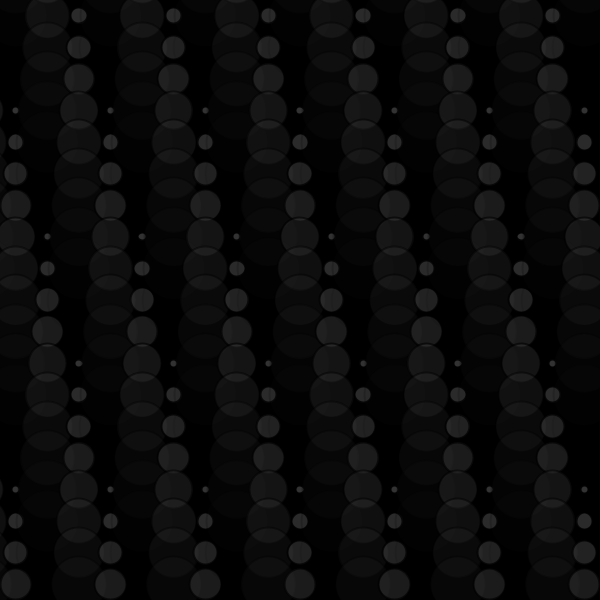
Frame 1 (no input)
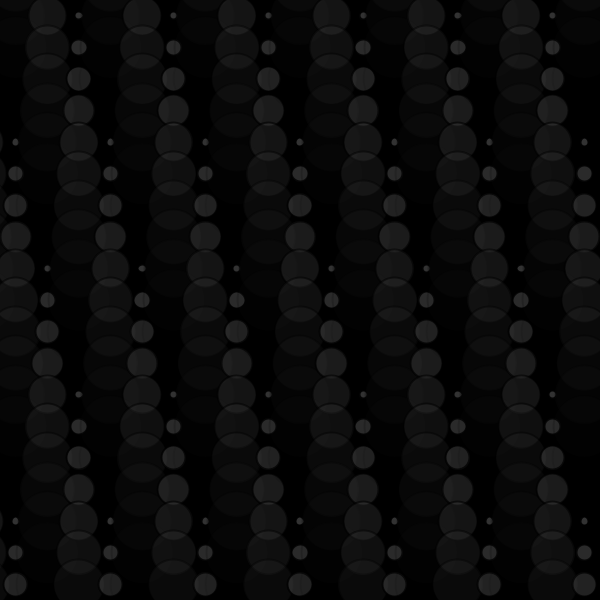
Frame 60 (the mouse pressed at the canvas centre just before this capture)
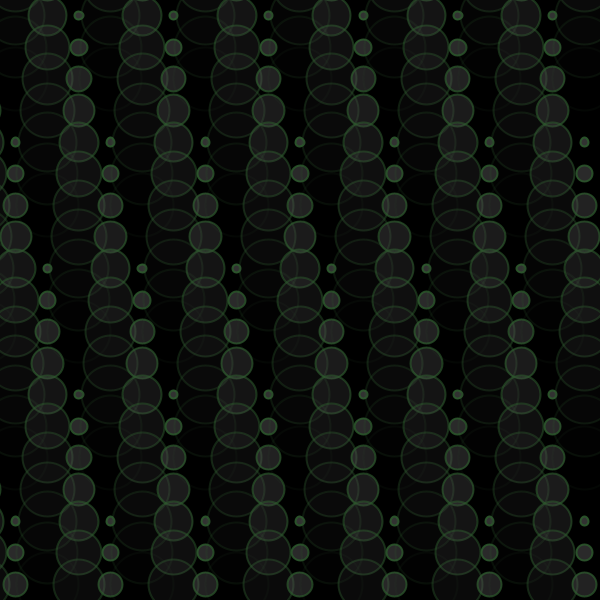
Frame 120 (the mouse held since frame 60 and released just before this capture)

The Processing sketch that drew these frames (run headless with seeded random() and noise(); from frame 60 on, the mouse is pressed at the canvas centre):

// Processing sketch: processing_151635
// ── processing_151635.pde

int frame_rate_value;
int col1;
int col2;
int col3;
void setup() {

  // make the display window the full size of the screen
  size(600, 600);

  frame_rate_value = 12;
  rectMode(CENTER);
  background(0);
}


void draw() {

  background(0);

  int num = 20;
  int margin = 0;
  float gutter = 0; //distance between each cell
  float cellsize = ( width - (2 * margin) - gutter * (num - 1) ) / (num - 1);

  int circleNumber = 0; // counter
  for (int i=0; i<num; i++) {
    for (int j=0; j<num; j++) {
      circleNumber = (i * num) + j; // different way to calculate the circle number from w2_04

      float tx = margin + cellsize * i + gutter * i;
      float ty = margin + cellsize * j + gutter * j;

      movingCircle(tx, ty, cellsize, circleNumber);
    }
  }
} //end of draw 


void movingCircle(float x, float y, float size, int offset) {

  float circlePeriod = (float)frame_rate_value;
  float circleAge = (float)((frameCount + offset) % (int)circlePeriod) / circlePeriod;

  float circleSize = size * 2.0 * sin(circleAge * HALF_PI);
 
  
  
  strokeWeight(2);
  stroke( col1%255, col2%255, col3%255, lerp(255, 0, circleAge));
  fill(lerp(128, 0, circleAge), lerp(120, 0, circleAge));
  ellipse(x-size/2, y-size/2, circleSize, circleSize);
}



void mousePressed() {
  col1=mouseX;
  col2=mouseX+mouseY;
  col3=mouseY;
   
  if (mouseX < width/2 && frame_rate_value < 120 ) {
    ++frame_rate_value;
  }

 
  if (mouseX  > width/2 && frame_rate_value > 2) {
    --frame_rate_value;
  } //Pressed
  
 
  
  println("mouse position: " + frame_rate_value);
}


void keyReleased() {

  // right arrow -- increase frame_rate_value
  if (keyCode == RIGHT && frame_rate_value < 120) {
    frame_rate_value++;
  }

  // left arrow -- decrease frame_rate_value
  if ( keyCode == LEFT && frame_rate_value > 2) {
    frame_rate_value--;
  }

  // print the current value on the screen
  println("Current frame Rate is: " + frame_rate_value);
}
